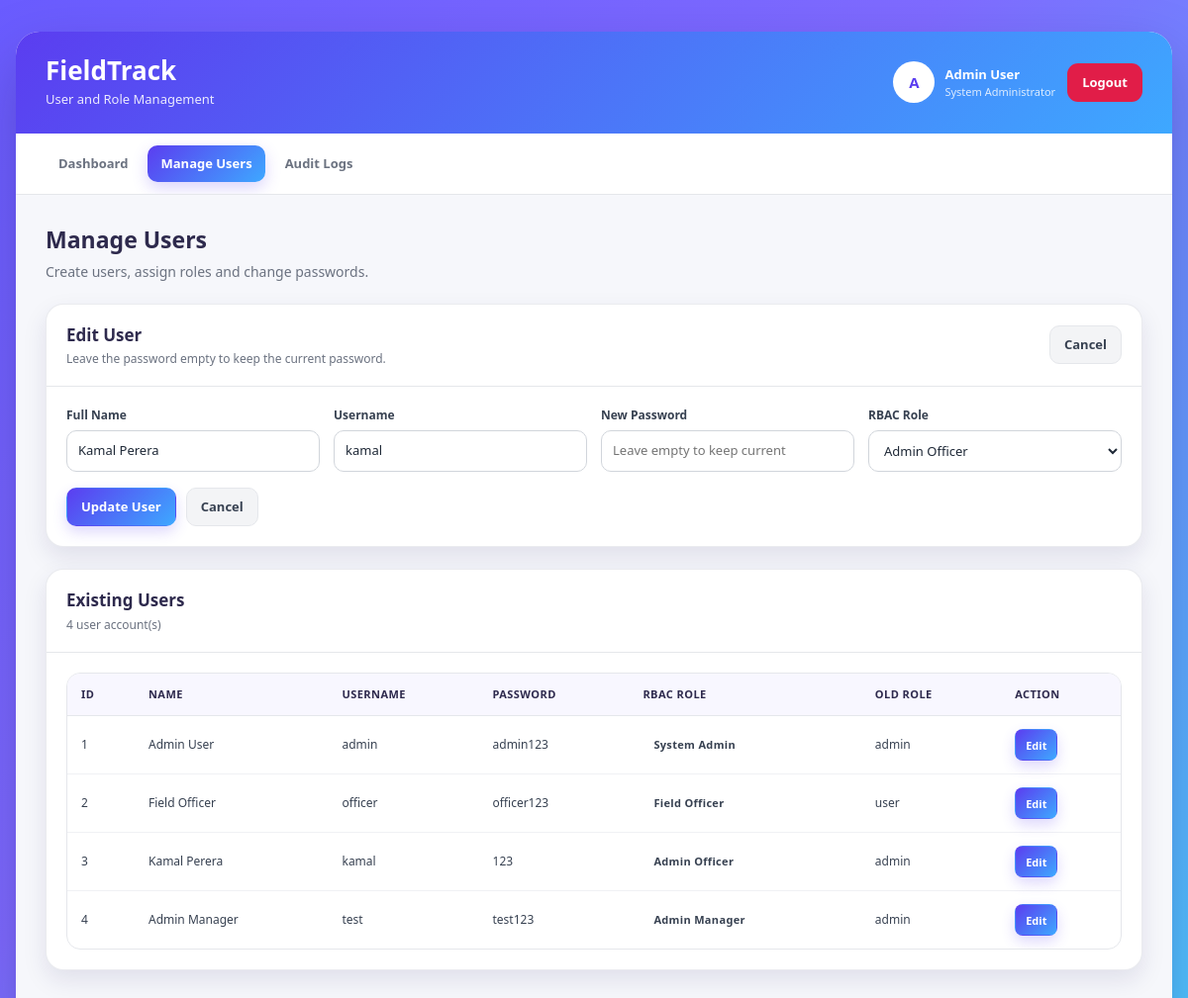
Page /manage_users.php?edit=3 (signed in) on the committed database.
### tables this page shows
CREATE TABLE IF NOT EXISTS user_roles (
    user_id INT NOT NULL,
    role_id INT NOT NULL,
    assigned_at DATETIME NOT NULL DEFAULT CURRENT_TIMESTAMP,

    PRIMARY KEY (user_id, role_id),

    CONSTRAINT fk_user_roles_user
        FOREIGN KEY (user_id)
        REFERENCES users(id)
        ON DELETE CASCADE,

    CONSTRAINT fk_user_roles_role
        FOREIGN KEY (role_id)
        REFERENCES roles(id)
        ON DELETE CASCADE
);

CREATE TABLE IF NOT EXISTS users (
    id INT AUTO_INCREMENT PRIMARY KEY,
    name VARCHAR(100) NOT NULL,
    username VARCHAR(100) NOT NULL UNIQUE,
    password VARCHAR(255) NOT NULL,
    role ENUM('admin', 'user') NOT NULL DEFAULT 'user'
);

CREATE TABLE IF NOT EXISTS roles (
    id INT AUTO_INCREMENT PRIMARY KEY,
    role_name VARCHAR(50) NOT NULL UNIQUE,
    description VARCHAR(255) DEFAULT NULL,
    created_at DATETIME NOT NULL DEFAULT CURRENT_TIMESTAMP
);

### manage_users.php (the view, shortened to what this page needs)
<?php
require_once 'db.php';
function escapeValue(mixed $value): string
{
    return htmlspecialchars(
        (string) $value,
        ENT_QUOTES,
        'UTF-8'
    );
}
$roles = [];
$rolesResult = mysqli_query(
    $conn,
    "
        SELECT
            id,
            role_name,
            description
        FROM roles
        ORDER BY id
    "
);
if ($rolesResult) {
    while (
        $role =
        mysqli_fetch_assoc($rolesResult)
    ) {
        $roles[] = $role;
    }
}
$editUser = null;
$editUserId = filter_input(
    INPUT_GET,
    'edit',
    FILTER_VALIDATE_INT
);
if ($editUserId) {
    $editSql = "
        SELECT
            users.id,
            users.name,
            users.username,
            users.password,
            user_roles.role_id
        FROM users
        LEFT JOIN user_roles
            ON user_roles.user_id = users.id
        WHERE users.id = ?
        LIMIT 1
    ";
    $editStmt = mysqli_prepare(
        $conn,
        $editSql
    );
    if ($editStmt) {
        mysqli_stmt_bind_param(
            $editStmt,
            'i',
            $editUserId
        );
        mysqli_stmt_execute($editStmt);
        $editResult =
            mysqli_stmt_get_result($editStmt);
        $editUser =
            mysqli_fetch_assoc($editResult);
    }
}
$users = [];
$userQuery = "
    SELECT
        users.id,
        users.name,
        users.username,
        users.password,
        users.role AS legacy_role,
        roles.id AS role_id,
        roles.role_name
    FROM users
    LEFT JOIN user_roles
        ON user_roles.user_id = users.id
    LEFT JOIN roles
        ON roles.id = user_roles.role_id
    ORDER BY users.id
";
$userResult = mysqli_query(
    $conn,
    $userQuery
);
if ($userResult) {
    while (
        $userRow =
        mysqli_fetch_assoc($userResult)
    ) {
        $users[] = $userRow;
    }
}
?>
<!DOCTYPE html>
<html lang="en">
<head>
    <link
        rel="stylesheet"
        href="admin_style.css"
    >
</head>
<body>
<div class="admin-page">
    <div class="admin-shell">
        <header class="admin-header">
            <div class="admin-header-left">
                <h1>FieldTrack</h1>
                <p>
                    User and Role Management
                </p>
            </div>
            <div class="admin-header-right">
                <div class="admin-profile">
                    <div class="admin-avatar">
                        <?= escapeValue(
                            strtoupper(
                                substr(
                                    $_SESSION['name'] ?? 'A',
                                    0,
                                    1
                                )
                            )
                        ) ?>
                    </div>
                    <div class="admin-profile-info">
                        <span class="admin-profile-name">
                            <?= escapeValue(
                                $_SESSION['name'] ??
                                'System Administrator'
                            ) ?>
                        </span>
                        <span class="admin-profile-role">
                            System Administrator
                        </span>
                    </div>
                </div>
                <a
                    href="logout.php"
                    class="logout-btn"
                >
                    Logout
                </a>
            </div>
        </header>
        <nav class="admin-nav">
            <a
                href="admin_panel.php"
                class="admin-nav-link"
            >
                Dashboard
            </a>
            <a
                href="manage_users.php"
                class="admin-nav-link active"
            >
                Manage Users
            </a>
            <a
                href="audit_logs.php"
                class="admin-nav-link"
            >
                Audit Logs
            </a>
        </nav>
        <main class="admin-content">
            <div class="page-heading">
                <div>
                    <h2>Manage Users</h2>
                    <p>
                        Create users, assign roles and change passwords.
                    </p>
                </div>
            </div>
            <?php if ($editUser !== null): ?>
                <section class="panel">
                    <div class="panel-header">
                        <div class="panel-title">
                            <h3>Edit User</h3>
                            <p>
                                Leave the password empty to keep the current password.
                            </p>
                        </div>
                        <a
                            href="manage_users.php"
                            class="btn btn-secondary"
                        >
                            Cancel
                        </a>
                    </div>
                    <div class="panel-body">
                        <form method="POST">
                            <div class="form-grid">
                                <div class="form-group">
                                    <label for="edit_name">
                                        Full Name
                                    </label>
                                    <input
                                        type="text"
                                        id="edit_name"
                                        name="name"
                                        maxlength="100"
                                        value="<?= escapeValue(
                                            $editUser['name']
                                        ) ?>"
                                        required
                                    >
                                </div>
                                <div class="form-group">
                                    <label for="edit_username">
                                        Username
                                    </label>
                                    <input
                                        type="text"
                                        id="edit_username"
                                        name="username"
                                        maxlength="100"
                                        value="<?= escapeValue(
                                            $editUser['username']
                                        ) ?>"
                                        required
                                    >
                                </div>
                                <div class="form-group">
                                    <label for="new_password">
                                        New Password
                                    </label>
                                    <input
                                        type="text"
                                        id="new_password"
                                        name="new_password"
                                        placeholder="Leave empty to keep current"
                                    >
                                </div>
                                <div class="form-group">
                                    <label for="edit_role">
                                        RBAC Role
                                    </label>
                                    <select
                                        id="edit_role"
                                        name="role_id"
                                        required
                                    >
                                        <?php foreach ($roles as $role): ?>
                                            <option
                                                value="<?= (int) $role['id'] ?>"
                                                <?= (int) $editUser['role_id'] ===
                                                    (int) $role['id']
                                                    ? 'selected'
                                                    : ''
                                                ?>
                                            >
                                                <?= escapeValue(
                                                    ucwords(
                                                        str_replace(
                                                            '_',
                                                            ' ',
                                                            $role['role_name']
                                                        )
                                                    )
                                                ) ?>
                                            </option>
                                        <?php endforeach; ?>
                                    </select>
                                </div>
                            </div>
                            <div class="form-actions">
                                <button
                                    type="submit"
                                    class="btn btn-primary"
                                >
                                    Update User
                                </button>
                                <a
                                    href="manage_users.php"
                                    class="btn btn-secondary"
                                >
                                    Cancel
                                </a>
                            </div>
                        </form>
                    </div>
                </section>
            <?php endif; ?>
            <section class="panel">
                <div class="panel-header">
                    <div class="panel-title">
                        <h3>Existing Users</h3>
                        <p>
                            <?= count($users) ?> user account(s)
                        </p>
                    </div>
                </div>
                <div class="panel-body">
                    <div class="table-responsive">
                        <table class="admin-table">
                            <thead>
                                <tr>
                                    <th>ID</th>
                                    <th>Name</th>
                                    <th>Username</th>
                                    <th>Password</th>
                                    <th>RBAC Role</th>
                                    <th>Old Role</th>
                                    <th>Action</th>
                                </tr>
                            </thead>
                            <tbody>
                            <?php if (empty($users)): ?>
                                <tr>
                                    <td
                                        colspan="7"
                                        class="text-center"
                                    >
                                        No users found.
                                    </td>
                                </tr>
                            <?php else: ?>
                                <?php foreach ($users as $user): ?>
                                    <tr>
                                        <td>
                                            <?= (int) $user['id'] ?>
                                        </td>
                                        <td>
                                            <?= escapeValue(
                                                $user['name']
                                            ) ?>
                                        </td>
                                        <td>
                                            <?= escapeValue(
                                                $user['username']
                                            ) ?>
                                        </td>
                                        <td>
                                            <?= escapeValue(
                                                $user['password']
                                            ) ?>
                                        </td>
                                        <td>
                                            <span class="role-badge">
                                                <?= escapeValue(
                                                    $user['role_name']
                                                        ? ucwords(
                                                            str_replace(
                                                                '_',
                                                                ' ',
                                                                $user['role_name']
                                                            )
                                                        )
                                                        : 'No role'
                                                ) ?>
                                            </span>
                                        </td>
                                        <td>
                                            <?= escapeValue(
                                                $user['legacy_role']
                                            ) ?>
                                        </td>
                                        <td>
                                            <a
                                                href="manage_users.php?edit=<?= (int) $user['id'] ?>"
                                                class="btn btn-small btn-primary"
                                            >
                                                Edit
                                            </a>
                                        </td>
                                    </tr>
                                <?php endforeach; ?>
                            <?php endif; ?>
                            </tbody>
                        </table>
                    </div>
                </div>
            </section>
        </main>
    </div>
</div>
</body>
</html>

### rows in the picture
user_roles: name "Kamal Perera", username "kamal", role_id "Admin Officer"
users: id "1", name "Admin User", username "admin", password "admin123", roles.role_name "System Admin", role "admin"
users: id "2", name "Field Officer", username "officer", password "officer123", roles.role_name "Field Officer", role "user"
users: id "3", name "Kamal Perera", username "kamal", password "123", roles.role_name "Admin Officer", role "admin"
users: id "4", name "Admin Manager", username "test", password "test123", roles.role_name "Admin Manager", role "admin"

### other values in the picture
count($users) "4"
